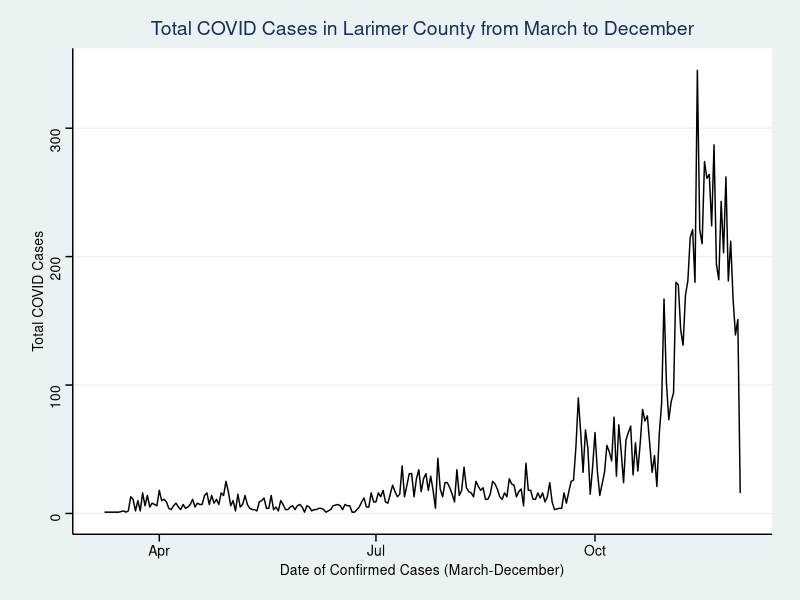

Recreate this plot in R.
## ---- chunk 1
knitr::opts_chunk$set(echo = FALSE, message = FALSE, warning = FALSE)
## ---- chunk 2

# Load libraries needed for analysis
library(tidyverse)
library(magrittr)
library(ggplot2)
library(ggthemes)
library(dplyr)
library(lubridate)

#Load dataset 
lc_covid <- read.csv("raw_data/LC-COVID-casesdata.csv")
## ---- chunk 3

# Group by reported date (combining to make total COVID cases)
total_covid <- lc_covid %>%
  group_by(ReportedDate) %>%
  count()

# Check the class before mutating 
class(x = total_covid$ReportedDate)

# Mutate to mdy 
total_covid <- mutate(.data = total_covid, 
                      date = mdy(ReportedDate))

# Group by month 
month_covid <- total_covid %>%
  group_by(month = floor_date(date, "month")) %>%
  summarise(n=sum(n))

## ---- chunk 4

# Plot date and totals with line graph
total_covid %>%
  ggplot() + 
  geom_line(aes(x = date, y = n)) + 
  theme_stata() + 
  ggtitle("Total COVID Cases in Larimer County from March to December") + 
  xlab("Date of Confirmed Cases (March-December)") + 
  ylab("Total COVID Cases")

